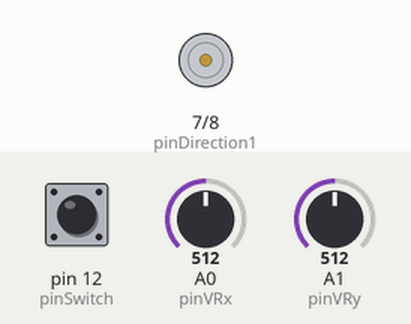
Simulated run of this sketch. Board: Arduino Uno, built with avr-gcc and run on an emulated ATmega328P. Parts: motor-driver pin pairs drawn as motors (green arrow = first pin HIGH = forward, orange = second pin HIGH = backward, longer = more drive, scaled by the enable pin). Inputs (shaded band) come from the test bench; at power-on: A1 (pinVRy) = 512, pin 12 (pinSwitch) HIGH, A0 (pinVRx) = 512.

Above: at 1.2 s.
1.3 s: A1 (pinVRy) set to 541
At 1.6 s:
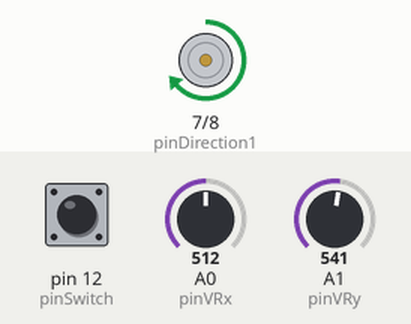
2.8 s: A1 (pinVRy) set to 522
At 4.0 s:
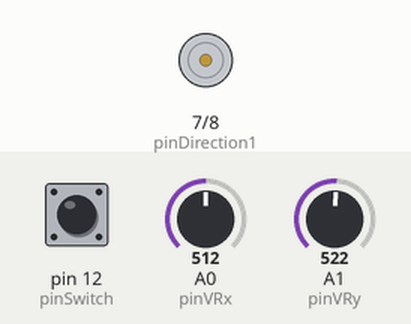
4.3 s: A1 (pinVRy) set to 511
At 5.4 s:
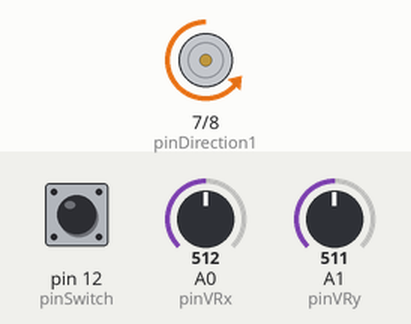
5.8 s: A1 (pinVRy) set to 306
At 6.7 s:
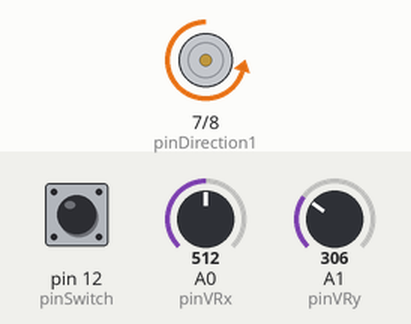
7.3 s: A1 (pinVRy) set to 716
At 8.0 s:
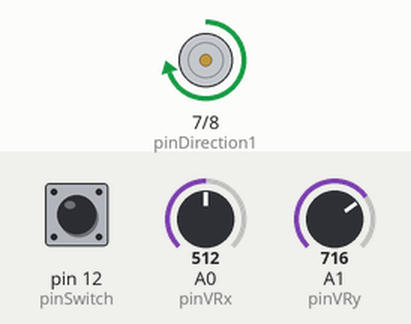
Timing chart, 0 to 9.8 s (numbered marks = the images above; inputs shaded):
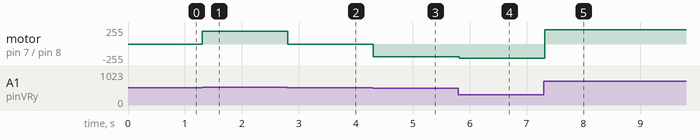

The sketch:

prog_39.ino
```cpp
#define STOP 0
#define FORWARD -1
#define BACKWARD 1

const byte pinVRx = A0;
const byte pinVRy = A1;
const byte pinSwitch = 12;

const byte pinSpeed = 3;
const byte pinDirection1 = 7;
const byte pinDirection2 = 8;

const int stopValueMin = 512;
const int stopValueMax = 532;

int valX;
int valY;
int motorSpeed;
boolean isSwitchClosed = false;
int8_t oldMotorState = STOP;
int8_t currentMotorState;

void setup() {
	TCCR2B = 0b00000001;
	TCCR2A = 0b00000011;
	Serial.begin(9600);
	pinMode(pinVRx, INPUT);
	pinMode(pinVRy, INPUT);
	pinMode(pinSwitch, INPUT);
	pinMode(pinSpeed, OUTPUT);
	pinMode(pinDirection1, OUTPUT);
	pinMode(pinDirection2, OUTPUT);
}

void loop() {
	isSwitchClosed = digitalRead(pinSwitch) == 0;
	valX = analogRead(pinVRx);
	valY = analogRead(pinVRy);
	if (valY > stopValueMax) {
		currentMotorState = BACKWARD;
		motorSpeed = (int)((65.0 * valY + 58710.0) / 491.0);
	} else if (valY < stopValueMin) {
		currentMotorState = FORWARD;
		motorSpeed = (int)(-65.0 * valY / 512.0 + 255.0);
	} else {
		currentMotorState = STOP;
		motorSpeed = 0;
	}
	if (oldMotorState == FORWARD && currentMotorState == BACKWARD) {
		digitalWrite(pinDirection1, HIGH);
		digitalWrite(pinDirection2, LOW);
	} else if (oldMotorState == BACKWARD && currentMotorState == FORWARD) {
		digitalWrite(pinDirection1, LOW);
		digitalWrite(pinDirection2, HIGH);
	} else if (oldMotorState == STOP && currentMotorState == FORWARD) {
		digitalWrite(pinDirection1, LOW);
		digitalWrite(pinDirection2, HIGH);
	} else if (oldMotorState == STOP && currentMotorState == BACKWARD) {
		digitalWrite(pinDirection1, HIGH);
		digitalWrite(pinDirection2, LOW);
	}
	analogWrite(pinSpeed, motorSpeed);
	delay(100);
}
```

Measured:
- the behaviour switches between 532 and 533 on A1 (pinVRy) (found by bisection; images 0 and 1)
- after the input at 1.3 s, motor on pin 7 (pinDirection1) / pin 8 (pinDirection2): stopped → forward 191/255 at once
- after the input at 2.8 s, motor on pin 7 (pinDirection1) / pin 8 (pinDirection2): forward 191/255 → stopped at once
- after the input at 4.3 s, motor on pin 7 (pinDirection1) / pin 8 (pinDirection2): stopped → backward 191/255 at once
- after the input at 5.8 s, motor on pin 7 (pinDirection1) / pin 8 (pinDirection2): backward 191/255 → backward 216/255 at once
- after the input at 7.3 s, motor on pin 7 (pinDirection1) / pin 8 (pinDirection2): backward 216/255 → forward 214/255 at once
